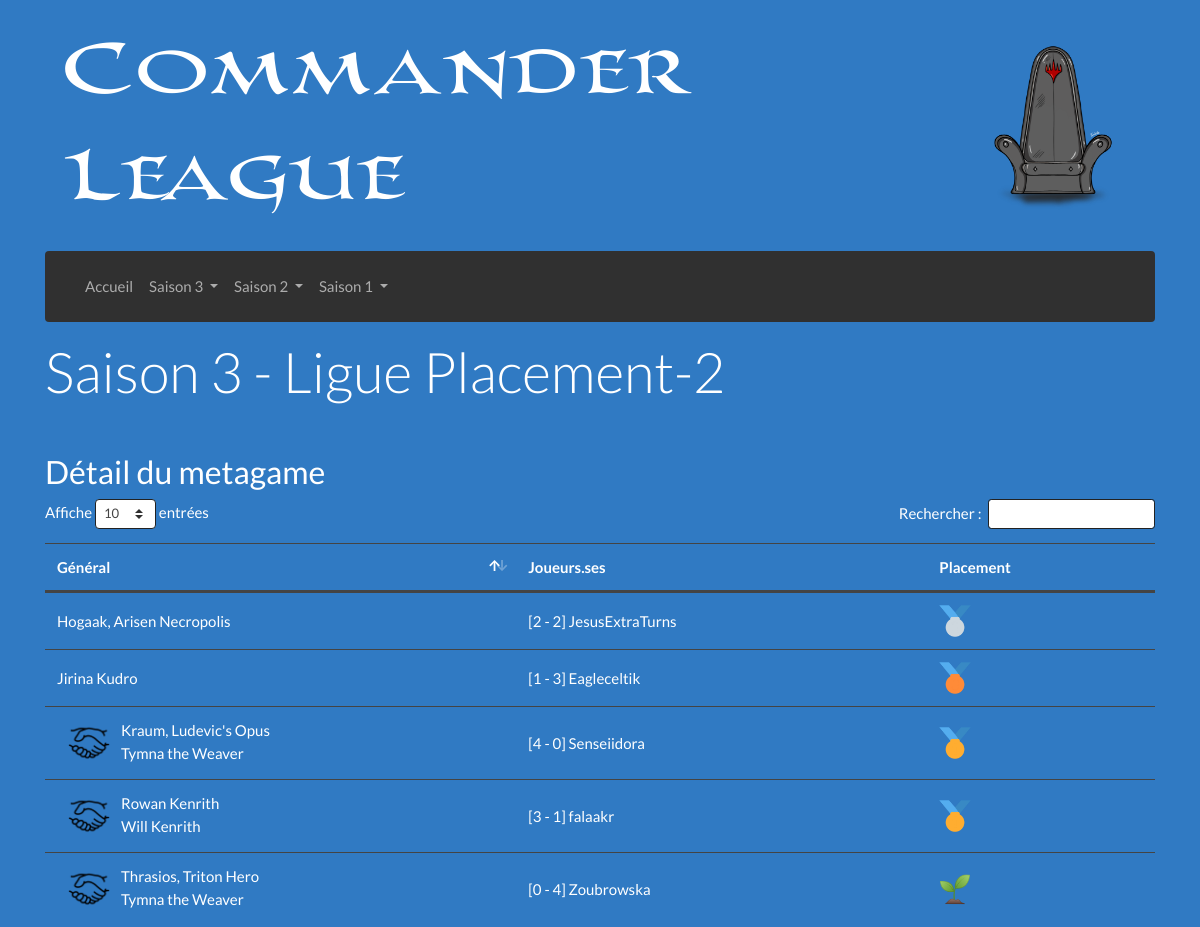
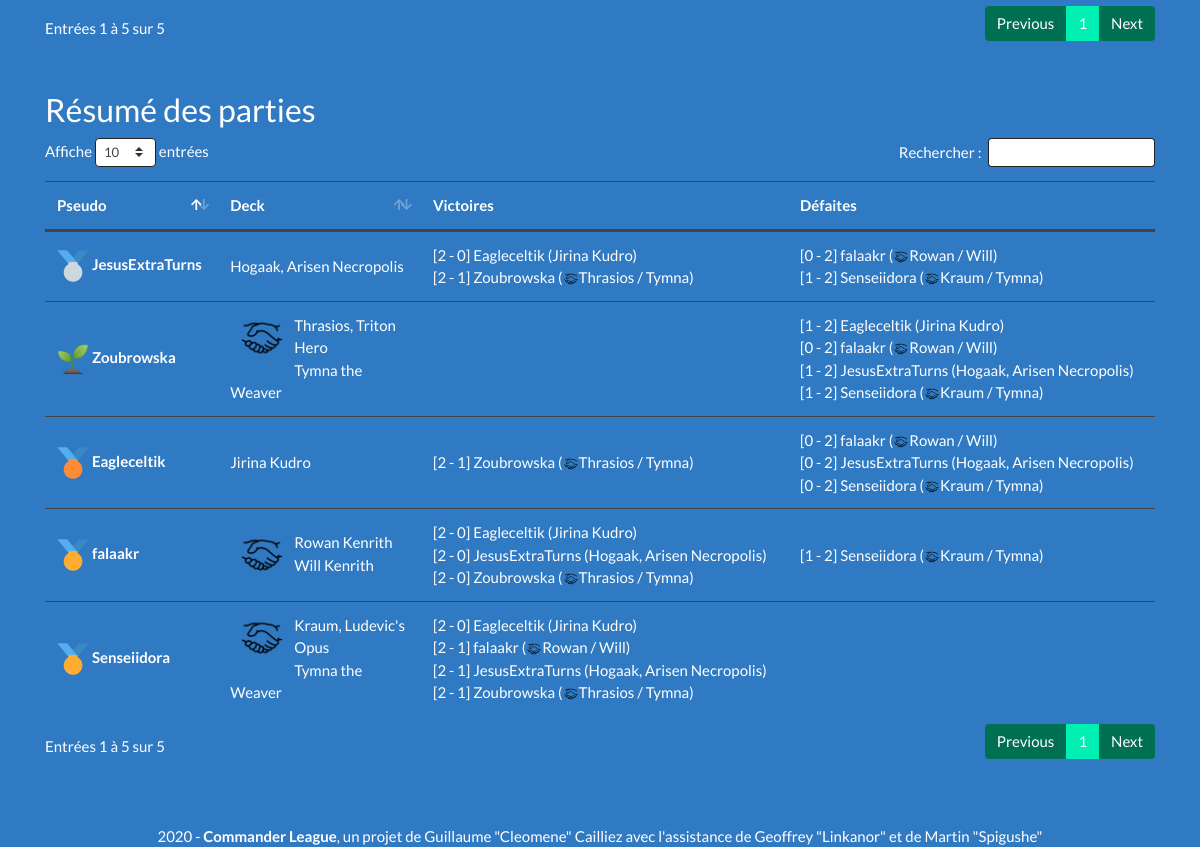
Screenshot of /Saison-3/Ligue-Placement-2 with the database file from the repository (2 pictures, top to bottom).
### tables this page shows
CREATE TABLE "participants" (
	"id_discord"	TEXT,
	"pseudo"	TEXT NOT NULL,
	"nom_role"	TEXT NOT NULL,
	PRIMARY KEY("id_discord")
);

CREATE TABLE "decks" (
	"id_deck"	INTEGER PRIMARY KEY AUTOINCREMENT,
	"id_discord"	TEXT NOT NULL,
	"est_joue"	INTEGER NOT NULL,
	"cle_MV"	INTEGER NOT NULL,
	"hash"	TEXT NOT NULL,
	"liste"	TEXT NOT NULL,
	"general"	TEXT NOT NULL
);

### Afficher/Elements/Vue/Vue_Groupe.php (called while the page is built)
<?php
function Affichage ($helper) {
	$affichage  = afficherTableauMetagame ($helper);
	$affichage .= afficherTableauParties ($helper);
	return $affichage;
}

### Afficher/Controleur.php (called while the page is built, shortened)
<?php
function getContenu ()
{
	if (isset($_GET['saison']) && isset($_GET['ligue']))
	{
		if (preg_match("/Placement/", $_GET['ligue']))
		{
			require_once('Afficher/Pages/Placement/Controleur.php');
		}
	}
	else
	{
		require_once('Afficher/Elements/Saison.php');
	}
	return Affichage($helper);
}
require_once('Afficher/Vue.php');

### Afficher/Vue.php (called while the page is built)
<?php
$contenu = getContenu();
require_once('Afficher/Elements/Gabarit.php');

### index.php (called while the page is built, shortened)
<?php
require_once('Controleur.php');

### Modele.php (called while the page is built, shortened)
<?php
function getBdd() {
	$bdd = new PDO("sqlite:BD/database.sqlite");
	    $bdd->setAttribute(PDO::ATTR_DEFAULT_FETCH_MODE, PDO::FETCH_ASSOC);
	    $bdd->setAttribute(PDO::ATTR_ERRMODE, PDO::ERRMODE_EXCEPTION);
	$bdd->query($_SESSION['dicoTables']['tableParticipants']);
	$bdd->query($_SESSION['dicoTables']['tableRoles']);
	$bdd->query($_SESSION['dicoTables']['tableDecks']);
	$bdd->query($_SESSION['dicoTables']['tableResultats']);
	$bdd->query($_SESSION['dicoTables']['tableLigues']);
	return $bdd;
}
function executerRequete($sql, $params = null) {
	if ($params == null) {
		$resultat = getBdd()->query($sql);
	} else {
		$resultat = getBdd()->prepare($sql);
		$resultat->execute($params);
	}
	return $resultat;
}

### Afficher/Elements/Resultats/Details.php (called while the page is built, shortened)
<?php
$helper = array();
$sql = "SELECT liste_decks FROM ligues
		WHERE num_saison = :s AND nom_ligue = :l;";
$helper['infos']['saison'] = $_GET['saison'];
$helper['infos']['ligue']  = preg_split("/-/",$_GET['ligue'])[0];
$donnees = array(
	':l' => $_GET['ligue'],
	':s' => $helper['infos']['saison'],
);
$requete = executerRequete($sql,$donnees);
$resultat = $requete->fetch()['liste_decks'];
$_liste = preg_split('/, /i',$resultat);
$helper['infos']['decks'] = $_liste;
$_nbDecks = count($helper['infos']['decks']);
$helper['infos']['nbDecks'] = $_nbDecks;
$helper['infos']['max'] = $_nbDecks * ($_nbDecks - 1) / 2;
$helper['infos']['joues'] = 0;
$sql = "SELECT * FROM participants p
		JOIN decks d ON p.id_discord = d.id_discord
		WHERE d.id_deck = :id;";
for ($i = 0; $i < count($helper['infos']['decks']); $i++) {
	$requete = executerRequete($sql,array(':id'=>$helper['infos']['decks'][$i]));
	$resultat = $requete->fetch();
	$helper['infos']['pseudo'][] = $resultat['pseudo'];
	$helper['infos']['id_discord'][] = $resultat['id_discord'];
	$helper[$resultat['id_deck']] = array(
		'pseudo'		=> $resultat['pseudo'],
		'id_discord'	=> $resultat['id_discord'],
		'id_deck'		=> $resultat['id_deck'],
		'liste'			=> $resultat['liste'],
		'general'		=> $resultat['general'],
		'hash'			=> $resultat['hash'],
		'parties'		=> array(),
		'victoires'		=> 0,
		'defaites'		=> 0,
		'tiebreakers'	=> array(
			'matchPoints'			=> 0,
			'gamePoints'			=> 0,
			'gamePlayed'			=> 0,
			'diffPoints'			=> 0,
			'matchWinPercentage'	=> 0,
			'gameWinPercentage'		=> 0,
			'o_matchWinPercentage'	=> 0,
			'o_gameWinPercentage'	=> 0,
		),
	);
}

### Afficher/Pages/Placement/Controleur.php (called while the page is built)
<?php
require_once('Afficher/Elements/Modele.php');
require_once('Afficher/Pages/Placement/Modele.php');
if (preg_match("/[0-9]/",$_GET['ligue'])) {
	require_once("Afficher/Elements/Resultats/Details.php");
	require_once("Afficher/Elements/Vue/Vue_Groupe.php");
} else {
	require_once("Afficher/Elements/Resultats/Placement.php");
	require_once("Afficher/Elements/Vue/Vue_Placement.php");
}

### Afficher/Pages/Placement/Modele.php (the view, shortened to what this page needs)
<?php
function afficheGeneralMetagame ($texte) {
	$contraintes = "";
	if (preg_match('/\//i',$texte)) $contraintes .= "P";
	if ($contraintes == "") return $texte;
	if (preg_match('/p/i',$contraintes)) {
		$liste_partners = (preg_match('/c/i',$contraintes)) ? preg_split('/\(/',$texte)[0] : $texte;
		$partenaires = array(preg_split('/\/\//i',$liste_partners)[0],preg_split('/\/\//i',$liste_partners)[1]);
		$retour = imagePartenaires("principal") . "<div>" . $partenaires[0] . "<br />" . $partenaires[1] . "</div>";
	}
	return $retour;
}
function afficheGeneralInline ($texte) {
	$contraintes = "";
	if (preg_match('/\//i',$texte)) $contraintes .= "P";
	if ($contraintes == "") return $texte;
	if (preg_match('/p/i',$contraintes)) {
		$partenaires = array(
			preg_split('/[\s,]+/',preg_split('/\/\//i',$texte)[0])[0],
			preg_split('/[\s,]+/',preg_split('/\/\//i',$texte)[1])[1]
		);
		$liste_partners = (preg_match('/c/i',$contraintes)) ? preg_split('/\(/',$texte)[0] : $texte;
		$retour = imagePartenaires() .
			"<a class='text-decoration-none text-reset' title='$liste_partners'>" .
			$partenaires[0] . " / " . $partenaires[1] . "</a>";
	}
	return $retour;
}

### Afficher/Elements/Modele.php (shortened to what this page needs)
<?php
require_once('Afficher/Elements/Tableaux/TableauMetagame.php');
require_once('Afficher/Elements/Tableaux/TableauParties.php');
function imagePartenaires ($place = "" , $texte = "") {
	if ($place == "principal") {
		return "<img src='/Afficher/Icones/Partner.png' width='48px' title='$texte' class='float-left mx-2' />";}
	if ($place != "adversaire") {
		return "<img src='/Afficher/Icones/Partner.png' width='16px' title='$texte' />";
	}
}

### Afficher/Elements/Tableaux/Vue_TableauMetagame.php (shortened to what this page needs)
<?php
function tableauMetagame ($lignes) {
	ob_start(); ?>
	<div class="table-responsive text-nowrap mb-5">
	<table id="tableMetagame" class="table table-hover" aria-describedby="tableMetagame">
		<thead>
			<tr>
				<th scope="col" class="sorting" aria-controls="tablePlacements">Général</th>
				<th scope="col">Joueurs.ses</th>
				<th scope="col">Placement</th>
			</tr>
		</thead>
		<tbody>
		<?php foreach ($lignes as $general => $ligne): ?>
			<tr>
				<td class="align-middle"><?= $ligne['general'] ?></td>
				<td class="align-middle">
					<?php for ($i = 0; $i < count ($ligne['joueurs']); $i++) {
						echo "[".$ligne[$ligne['joueurs'][$i]]['parties']."] ".$ligne['joueurs'][$i]."<br>";
					} ?>
				</td>
				<td class="align-middle">
					<?php for ($i = 0; $i < count ($ligne['joueurs']); $i++) : ?>
						<img src="Afficher/Icones/Placement-<?= $ligne[$ligne['joueurs'][$i]]['ligue'] ?>.png" width="32px">
					<?php endfor; ?>
				</td>
			</tr>
		<?php endforeach; ?>
		</tbody>
	</table>
	</div>
	<?php return ob_get_clean();
}

### Afficher/Elements/Tableaux/Vue_TableauParties.php (shortened to what this page needs)
<?php
function tableauParties ($helper) {
	ob_start(); ?>
	<div class="table-responsive mb-5">
	<table id="tablePlacements" class="table table-hover" aria-describedby="tablePlacements">
		<thead>
			<tr>
				<th scope="col" class="sorting" aria-controls="tablePlacements">Pseudo</th>
				<th scope="col">Deck</th>
				<th scope="col">Victoires</th>
				<th scope="col">Défaites</th>
			</tr>
		</thead>
		<tbody>
		<?php
		for ($i = 0; $i < count($helper['infos']['pseudo']); $i++) {
			$cle = $helper['infos']['pseudo'][$i];
			$parties = $helper[$cle]['parties'];
			?>
			<tr>
				<th scope="row" class="align-middle">
					<img src="Afficher/Icones/Placement-<?= min(3,$helper[$cle]['victoires']) ?>.png" width="32px">
					<?= $cle ?>
				</th>
				<td class="align-middle sorting_1">
					<?= afficheGeneralMetagame($helper[$cle]['general']) ?>
				</td>
				<td class="align-middle">
					<?php foreach ($helper['infos']['pseudo'] as $key => $pseudo) :
						if ($pseudo == $cle) continue;
						if ($parties[$pseudo]['p_result'] > $parties[$pseudo]['o_result']) : ?>
							<span>
								[<?= $parties[$pseudo]['string'] ?>]
								<?= $parties[$pseudo]['o_pseudo'] ?>
								(<?= afficheGeneralInline($helper[$pseudo]['general'])?>)
							</span><br/>
						<?php endif;
					endforeach; ?>
				</td>
				<td class="align-middle">
					<?php foreach ($helper['infos']['pseudo'] as $key => $pseudo) {
						if ($pseudo == $cle) continue;
						if ($parties[$pseudo]['o_result'] > $parties[$pseudo]['p_result']) : ?>
							<span>
								[<?= $parties[$pseudo]['string'] ?>]
								<?= $parties[$pseudo]['o_pseudo'] ?>
								(<?= afficheGeneralInline($helper[$pseudo]['general'])?>)
							</span><br/>
						<?php endif;
					}?>
				</td>
			</tr>
			<?php
		}
		?>
		</tbody>
	</table>
	</div>
	<?php return ob_get_clean();
}

### Afficher/CSS/overriding.css (style rules this page uses)
body { background-image: url('/Afficher/CSS/Images/Background.png'); background-color: #307AC3; background-size: 100%; }

### rows the page displays
participants: decks.general "Rowan Kenrith", decks.general "Will Kenrith", pseudo "falaakr", decks.general "Rowan", decks.general "Will", string "2 - 1", o_pseudo "falaakr"
participants: decks.general "Kraum, Ludevic's Opus", decks.general "Tymna the Weaver", pseudo "Senseiidora", decks.general "Kraum", decks.general "Tymna"
participants: decks.general "Thrasios, Triton Hero", decks.general "Tymna the Weaver", decks.general "Thrasios", decks.general "Tymna"
participants: shows a picture, cle "Eagleceltik", decks.general "Jirina Kudro", string "2 - 1", o_pseudo "Zoubrowska", string "0 - 2", general "Hogaak, Arisen Necropolis", string "1 - 2", pseudo "Eagleceltik"
decks: general "Thrasios", general "Tymna"
decks: general "Rowan", general "Will"
participants: pseudo "JesusExtraTurns"
decks: general "Kraum", general "Tymna", est_joue 1 (drawn)

### other values shown
$_GET['saison'] "3"
$_GET['ligue'] "Placement-2"
$ligne['general'] "Jirina Kudro"
$ligne[$ligne['joueurs'][$i]]['parties'] "1 - 3"
$ligne['joueurs'][$i] "Eagleceltik"
$ligne[$ligne['joueurs'][$i]]['parties'] "3 - 1"
$ligne['joueurs'][$i] "falaakr"
$ligne['general'] "Hogaak, Arisen Necropolis"
$ligne[$ligne['joueurs'][$i]]['parties'] "2 - 2"
$ligne['joueurs'][$i] "JesusExtraTurns"
$ligne[$ligne['joueurs'][$i]]['parties'] "4 - 0"
$ligne['joueurs'][$i] "Senseiidora"
$ligne[$ligne['joueurs'][$i]]['parties'] "0 - 4"
$ligne['joueurs'][$i] "Zoubrowska"
$cle "falaakr"
